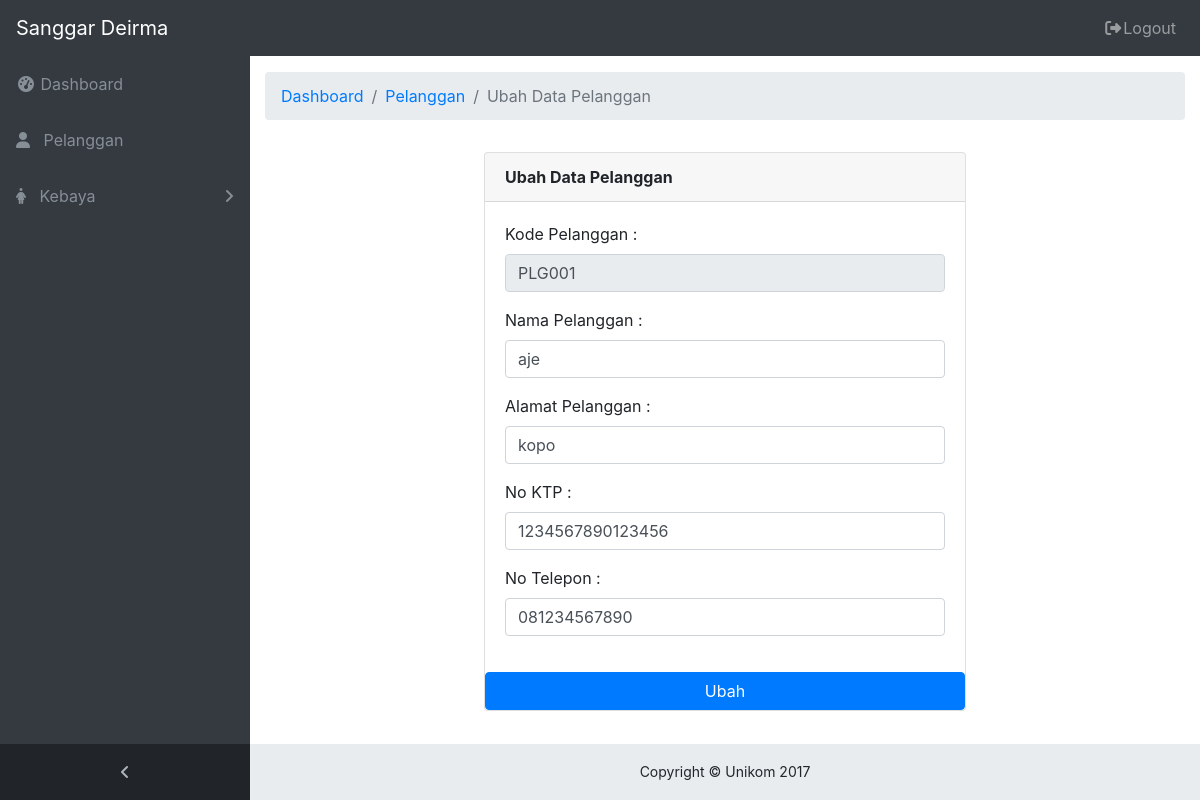
The app's page /admin/ubahpelanggan.php?kode_pelanggan=PLG001 (signed in) with its own data.
### tables this page shows
CREATE TABLE `pelanggan` (
  `kode_pelanggan` varchar(6) NOT NULL,
  `nama_pelanggan` varchar(25) NOT NULL,
  `alamat_pelanggan` varchar(50) NOT NULL,
  `ktp_pelanggan` varchar(16) NOT NULL,
  `no_telp_pelanggan` varchar(13) NOT NULL
);

### admin/ubahpelanggan.php (the view, shortened to what this page needs)
<!DOCTYPE html>
<html lang="en">
<head>
  <link href="../vendor/bootstrap/css/bootstrap.min.css" rel="stylesheet">
  <link href="../vendor/font-awesome/css/font-awesome.min.css" rel="stylesheet" type="text/css">
  <link href="../css/sb-admin.css" rel="stylesheet">
  <link rel="stylesheet" href="../css/sweetalert2.css">
</head>
<body class="fixed-nav sticky-footer bg-dark" id="page-top">
  <nav class="navbar navbar-expand-lg navbar-dark bg-dark fixed-top" id="mainNav">
    <a class="navbar-brand" href="index.php">Sanggar Deirma</a>
    <div class="collapse navbar-collapse" id="navbarResponsive">
      <ul class="navbar-nav navbar-sidenav" id="exampleAccordion">
        <li class="nav-item" data-toggle="tooltip" data-placement="right" title="Dashboard">
          <a class="nav-link" href="index.php">
            <i class="fa fa-fw fa-dashboard"></i>
            <span class="nav-link-text">Dashboard</span>
          </a>
        </li>
        <li class="nav-item" data-toggle="tooltip" data-placement="right" title="Pelanggan">
          <a class="nav-link" href="pelanggan.php">
            <i class="fa fa-user" aria-hidden="true"></i>
            <span class="nav-link-text">&nbsp;&nbsp;Pelanggan</span>
          </a>
        </li>
        <li class="nav-item" data-toggle="tooltip" data-placement="right" title="Kebaya">
          <a class="nav-link nav-link-collapse collapsed" data-toggle="collapse" href="#collapseComponents" data-parent="#exampleAccordion">
            <i class="fa fa-female" aria-hidden="true"></i>
            <span class="nav-link-text">&nbsp;&nbsp;Kebaya</span>
          </a>
        </li>
      </ul>
      <ul class="navbar-nav sidenav-toggler">
        <li class="nav-item">
          <a class="nav-link text-center" id="sidenavToggler">
            <i class="fa fa-fw fa-angle-left"></i>
          </a>
        </li>
      </ul>
      <ul class="navbar-nav ml-auto">
        <li class="nav-item">
          <a class="nav-link" data-toggle="modal" data-target="#exampleModal">
            <i class="fa fa-fw fa-sign-out"></i>Logout</a>
        </li>
      </ul>
    </div>
  </nav>
  <div class="content-wrapper">
    <div class="container-fluid">
      <ol class="breadcrumb">
        <li class="breadcrumb-item">
          <a href="index.php">Dashboard</a>
        </li>
        <li class="breadcrumb-item">
          <a href="pelanggan.php">Pelanggan</a>
        </li>
        <li class="breadcrumb-item active">Ubah Data Pelanggan</li>
      </ol>
<?php
	include 'kdb.php';
	$kode_pelanggan = $_GET['kode_pelanggan'];
	$que = mysqli_query($conn, "Select * from pelanggan where kode_pelanggan='$kode_pelanggan'") or die(mysqli_error());
	while ($data = mysqli_fetch_array($que)) {
?>
      <div class="row">
        <div class="card card-register mx-auto mt-3" style="margin-bottom: 25px;">
      <div class="card-header"><b>Ubah Data Pelanggan</b></div>
      <div class="card-body" style="width: 30rem;">
        <form action="pubahpelanggan.php" method="post">
          <div class="form-group">
            <div class="form-row">
              <div class="col-md-12">
                <label>Kode Pelanggan :</label>
                <input class="form-control" type="text" name="kode_pelanggan" value="<?php echo $data['kode_pelanggan'];?>" readonly>
              </div>
            </div>
          </div>
          <div class="form-group">
            <div class="form-row">
              <div class="col-md-12">
                <label>Nama Pelanggan :</label>
                <input class="form-control" type="text" name="nama_pelanggan" value="<?php echo $data['nama_pelanggan']; ?>">
              </div>
            </div>
          </div>
          <div class="form-group">
            <div class="form-row">
              <div class="col-md-12">
                <label>Alamat Pelanggan :</label>
                <input class="form-control" type="text" name="alamat_pelanggan" value="<?php echo $data['alamat_pelanggan']; ?>">
              </div>
            </div>
          </div>
          <div class="form-group">
            <div class="form-row">
              <div class="col-md-12">
                <label>No KTP :</label>
                <input class="form-control" type="text" name="ktp_pelanggan" value="<?php echo $data['ktp_pelanggan']; ?>">
              </div>
            </div>
          </div>
          <div class="form-group">
            <div class="form-row">
              <div class="col-md-12">
                <label>No Telepon :</label>
                <input class="form-control" type="text" name="no_telp_pelanggan" value="<?php echo $data['no_telp_pelanggan']; ?>">
              </div>
            </div>
          </div>
          </div>
          <button class="btn btn-primary">Ubah</button>
      </div>
    </div>
      </div>
    </div>
<?php
}
?>
    <footer class="sticky-footer">
      <div class="container">
        <div class="text-center">
          <small>Copyright © Unikom 2017</small>
        </div>
      </div>
    </footer>
</body>
</html>

### css/sb-admin.css (style rules this page uses)
html { position: relative; min-height: 100%; }
body { overflow-x: hidden; background-image: url("kebaya.jpg"); }
body.sticky-footer { margin-bottom: 56px; }
body.sticky-footer .content-wrapper { min-height: calc(100vh - 56px - 56px); }
body.fixed-nav { padding-top: 56px; }
.content-wrapper { min-height: calc(100vh - 56px); padding-top: 1rem; }
#mainNav .navbar-collapse { overflow: auto; max-height: 75vh; }
#mainNav .navbar-collapse .navbar-nav .nav-item .nav-link { cursor: pointer; }
#mainNav .navbar-collapse .navbar-sidenav .nav-link-collapse:after { float: right; content: '\f107'; font-family: 'FontAwesome'; }
#mainNav .navbar-collapse .navbar-sidenav .nav-link-collapse.collapsed:after { content: '\f105'; }
#mainNav .navbar-collapse .sidenav-toggler { display: none; }
@media (min-width: 992px) { #mainNav .navbar-brand { width: 250px; } }
@media (min-width: 992px) { #mainNav .navbar-collapse { overflow: visible; max-height: none; } }
@media (min-width: 992px) { #mainNav .navbar-collapse .navbar-sidenav { position: absolute; top: 0; left: 0; overflow-x: hidden; overflow-y: auto; -webkit-flex-direction: column; -ms-flex-direction: column; flex-direction: column; margin-top: 56px; } }
@media (min-width: 992px) { #mainNav .navbar-collapse .navbar-sidenav > .nav-item { width: 250px; padding: 0; } }
@media (min-width: 992px) { #mainNav .navbar-collapse .navbar-sidenav > .nav-item > .nav-link { padding: 1em; } }
#mainNav.fixed-top .sidenav-toggler { display: none; }
@media (min-width: 992px) { #mainNav.fixed-top .navbar-sidenav { height: calc(100vh - 112px); } }
@media (min-width: 992px) { #mainNav.fixed-top .sidenav-toggler { position: absolute; top: 0; left: 0; display: flex; overflow-x: hidden; overflow-y: auto; -webkit-flex-direction: column; -ms-flex-direction: column; flex-direction: column; margin-top: calc(100vh - 56px); } }
@media (min-width: 992px) { #mainNav.fixed-top .sidenav-toggler > .nav-item { width: 250px; padding: 0; } }
@media (min-width: 992px) { #mainNav.fixed-top .sidenav-toggler > .nav-item > .nav-link { padding: 1em; } }
#mainNav.fixed-top.navbar-dark .sidenav-toggler { background-color: #212529; }
#mainNav.fixed-top.navbar-dark .sidenav-toggler a i { color: #adb5bd; }
.content-wrapper { overflow-x: hidden; background: white; }
@media (min-width: 992px) { .content-wrapper { margin-left: 250px; } }
#sidenavToggler i { font-weight: 800; }
#mainNav.navbar-dark .navbar-collapse .navbar-sidenav .nav-link-collapse:after { color: #868e96; }
#mainNav.navbar-dark .navbar-collapse .navbar-sidenav > .nav-item > .nav-link { color: #868e96; }
@media (min-width: 992px) { #mainNav.navbar-dark .navbar-collapse .navbar-sidenav { background: #343a40; } }
.card-register { max-width: 40rem; }
footer.sticky-footer { position: absolute; right: 0; bottom: 0; width: 100%; height: 56px; background-color: #e9ecef; line-height: 55px; }
@media (min-width: 992px) { footer.sticky-footer { width: calc(100% - 250px); } }

### records on screen
pelanggan: kode_pelanggan "PLG001", nama_pelanggan "aje", alamat_pelanggan "kopo", ktp_pelanggan "1234567890123456", no_telp_pelanggan "081234567890"
